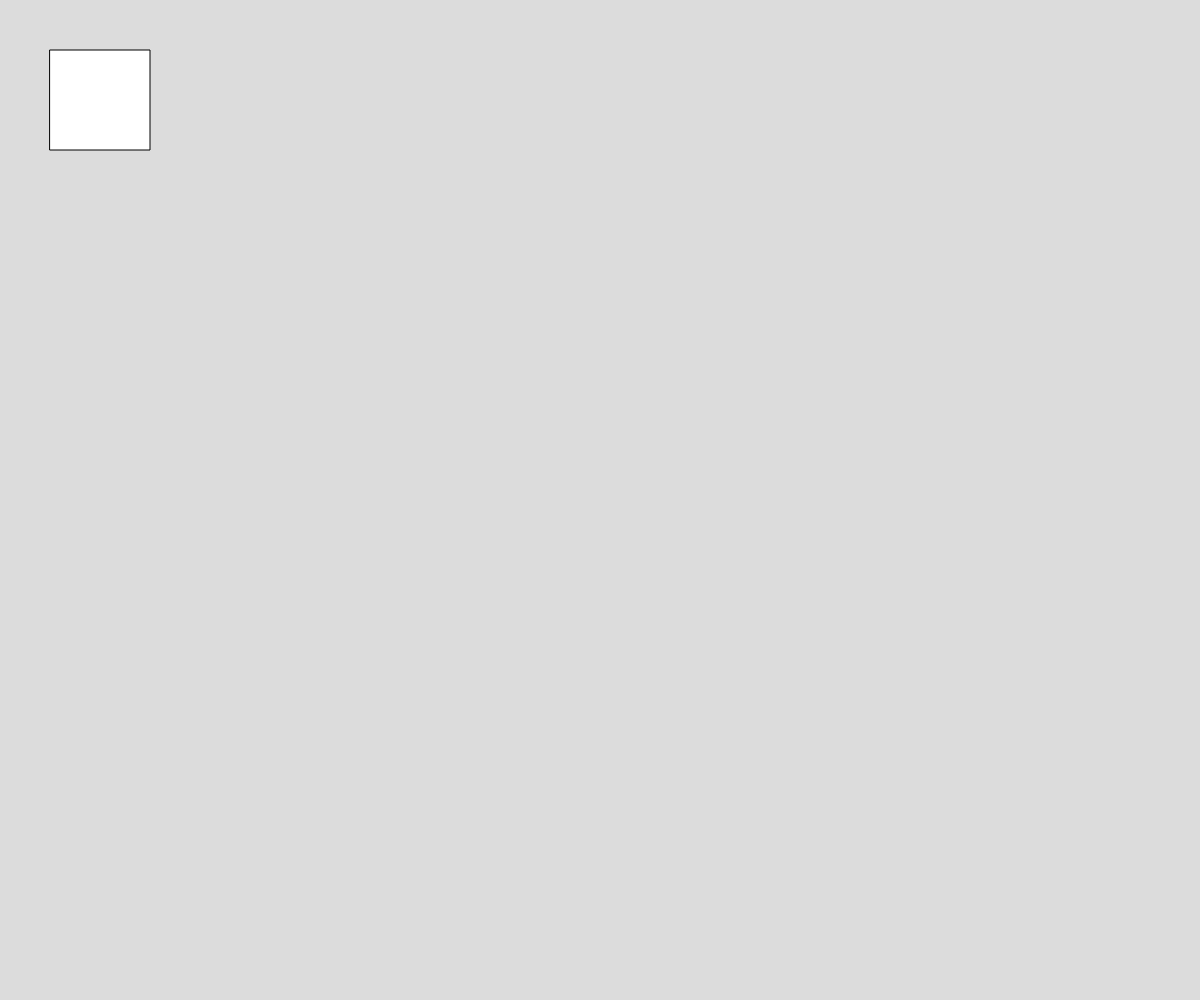
Frame 1 (no input)
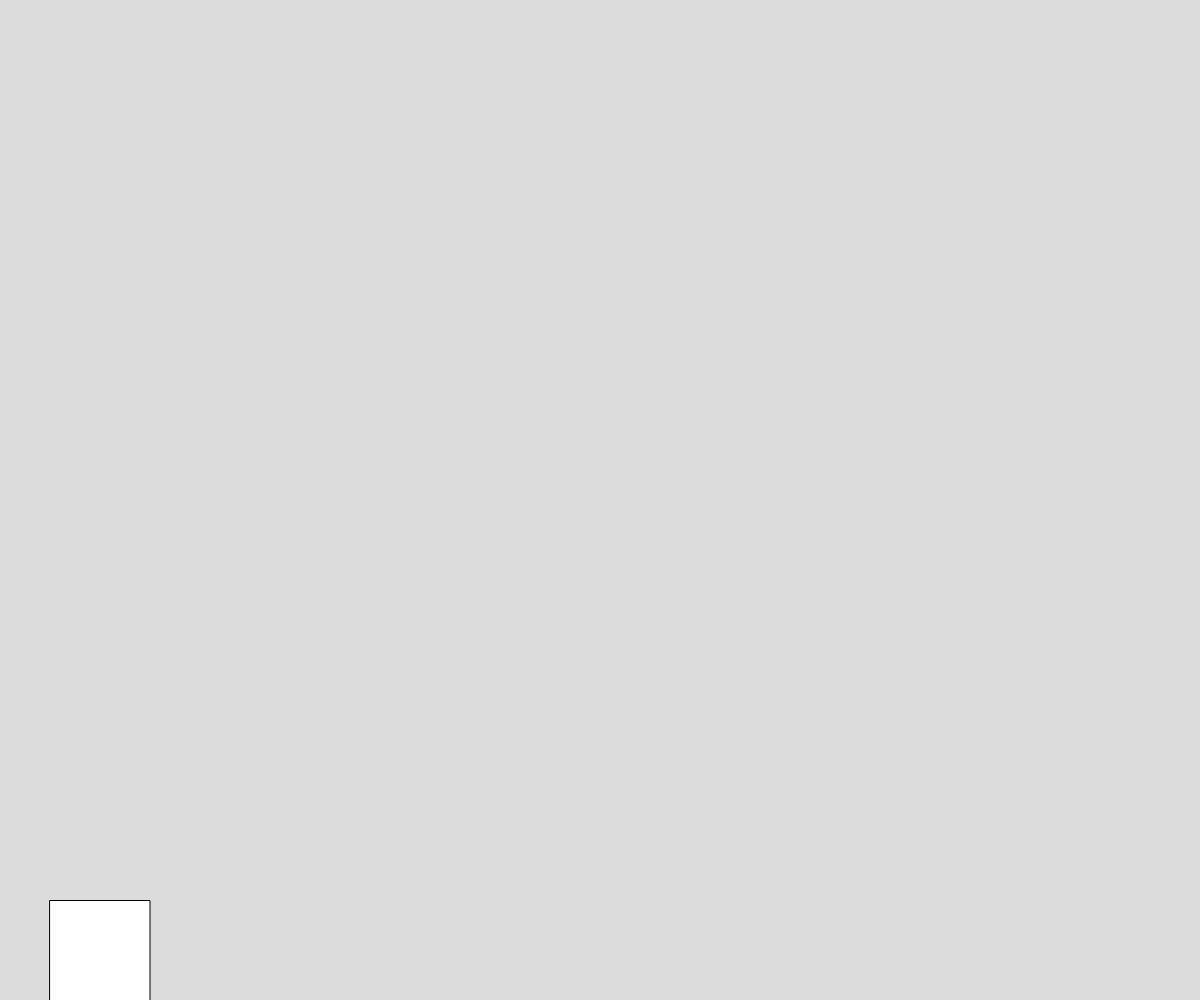
Frame 60 (no input)
Frame 120 (the mouse pressed at the canvas centre since frame 60): identical to frame 60, image omitted

The p5.js sketch that drew these frames (run headless with seeded random() and noise() and a simulated clock; from frame 60 on, the mouse is pressed at the canvas centre):

// p5.js sketch
// ── sketch.js
// Interactive Scene
// Newell Devera
// October 22, 2026
//
// Extra for Experts:
// - describe what you did to take this project "above and beyond"

let dy = 1;
let x = 50;
let y = 50;
let size = 100;
let vertStates = [ "onGround", "midFall", "midJump"];
let curVerState;

async function setup() {
  createCanvas(windowWidth, windowHeight);
}

function draw() {

  background(220);
  square(x,y,size);

  setBorders();
  moveAround();
  gravitySim();
  verticalStateSims();


  console.log(curVerState);
}


function gravitySim() {

  dy = dy + 0.508;
  y = y + dy;
  console.log(dy);
}

function moveAround() {
  if (keyIsDown('a')) {
    x -= 10;
  }
  else if (keyIsDown('d')) {
    x += 10;
  }
  else if (keyIsDown('s')) {
    y += 10;
  }
  else if (keyIsDown('w') && curVerState === vertStates[0]) {
    y -= 1000;
  }
}

function setBorders() {

  // Horizontal Detection
  if (x + size > width) {
    x = width - size;
  }
  else if (x < 0) {
    x = 0;
  }

  // Vertical Detection
  if (y + size > height) {
    dy = 0;
    y = height - size;
    curVerState = vertStates[0];
  }
}

function verticalStateSims() {
  if (y + size < height) {
    curVerState = vertStates[2];
  }
}
